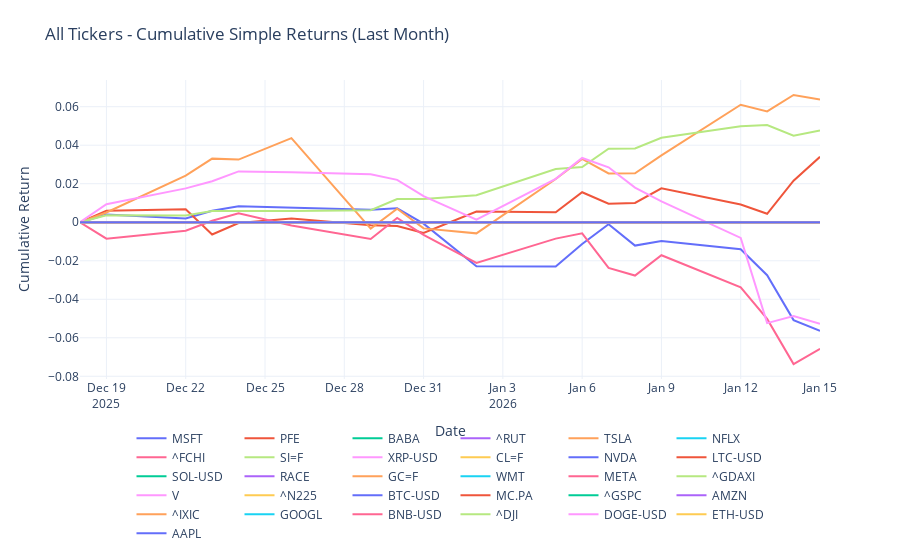

Notebook code for this chart:
### Code cell
# plot last 1 month of cumprod_simple_1m returns 
fig = go.Figure()
for column in cumprod_simple_1m.columns:
    fig.add_trace(
        go.Scatter(
            x=cumprod_simple_1m.index,
            y=cumprod_simple_1m[column],
            mode="lines",
            name=column,
        )
    )

fig.update_layout(
    title="All Tickers - Cumulative Simple Returns (Last Month)",
    xaxis_title="Date",
    yaxis_title="Cumulative Return",
    legend=dict(orientation="h", yanchor="top", y=-0.15, xanchor="center", x=0.5),
    template="plotly_white",
    margin=dict(t=80, b=120),
)
fig.show()
